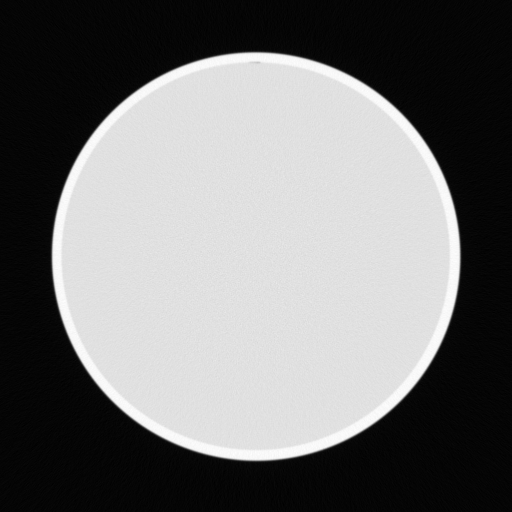
#> input picture medphunc/image_analysis/images/nps/nps3.dcm, 512 x 512 px, given as the content of the folder images/nps/ctp, which was not available
$ python nnps.py
#> lines starting #> are read from the running program, lines starting #| are printed output that depends on the picture; pictures that were not available may be replaced by others from this repository, and a replacement may not be noted
### medphunc/image_io/ct.py
# -*- coding: utf-8 -*-
"""
Created on Tue Jan  7 14:21:41 2020

@author: WILLCX
"""


import pydicom
import numpy as np
import sys
import glob
from collections import Counter
import pathlib
import os

from typing import List

import logging
logger = logging.getLogger(__name__)


def rescale_ct_image(im, rescale_slope, rescale_intercept):
    "Rescale a ct image by applying the rescale intecept and slope"

    #if type(im) != np.array:
    #    raise ValueError('Must supply an image in the form of a numpy array')
    output = im.astype(float)*float(rescale_slope) + float(rescale_intercept)
    return output


# [6 lines left out: function rescale_ct_dicom, not called in this run]


def load_ct_folder(folder, return_tags='middle'):
    """


    Parameters
    ----------
    folder : string
        string describing the location of a folder.
    return_tags : string, optional, ['first', 'last', 'middle']
        which dicom file to return with the image structure. Default is the central

    Returns
    -------
    img3d : np.array
        3d array containing CT data.
    d : pydicom.Dataset
        details of one file, for metadata

    """
#> called with folder = 'images/nps/ctp', return_tags = 'middle'
    folder = pathlib.Path(folder)
    # load the DICOM files
    files = []
    logger.info('glob: {}'.format(folder))
    for fpath in folder.glob('**/*'):
        logger.debug("loading: %s", fpath)
        files.append(pydicom.dcmread(fpath))

    logger.info("file count: {}".format(len(files)))
    return load_ct_dicoms(files, return_tags)
#> the loop in load_ct_dicoms, `for f in dicoms:` made 1 pass
#> after the loop in load_ct_dicoms, `for f in dicoms:`: skipcount = 0; slices = 1 item
#> in load_ct_dicoms, `img_shapes = [s.pixel_array.shape for s in slices]`: img_shapes = [(512, 512)]
#> in load_ct_dicoms, `c = Counter(img_shapes)`: c = {(512, 512): 1}
#> in load_ct_dicoms, `img_2d_shape = c.most_common()[0][0]`: img_2d_shape = (512, 512)
#> in load_ct_dicoms, `ss = slices[0].SliceThickness`: ss = 4.8
#> in load_ct_dicoms, `ax_aspect = ps[1]/ps[0]`: ax_aspect = 1
#> in load_ct_dicoms, `sag_aspect = ps[1]/ss`: sag_aspect = 0.102
#> in load_ct_dicoms, `cor_aspect = ss/ps[0]`: cor_aspect = 9.83
#> in load_ct_dicoms, `img_shape = (len(slices), *img_2d_shape)`: img_shape = (1, 512, 512)
#> the loop in load_ct_dicoms, `for i, s in enumerate(slices):` made 1 pass


def load_ct_dicoms(dicoms: List[pydicom.Dataset], return_tags='middle'):
    # skip files with no SliceLocation (eg scout views)
    slices = []
    skipcount = 0
    for f in dicoms:
        if hasattr(f, 'InstanceNumber') and hasattr(f, 'PixelData'):
            slices.append(f)
        else:
            skipcount = skipcount + 1

    if len(slices) == 0:
        raise(FileNotFoundError('No dicom image files found in supplied dicom files'))

    logger.info("skipped, no SliceLocation: {}".format(skipcount))


    #get most frequent pixel array shape for all slices
    img_shapes = [s.pixel_array.shape for s in slices]
    c = Counter(img_shapes)
    img_2d_shape = c.most_common()[0][0]

    #Drop anything  with a different array size to most common
    slices = [s for s in slices if s.pixel_array.shape==img_2d_shape]

    # ensure they are in the correct order
    slices = sorted(slices, key=lambda s: (s.SeriesInstanceUID, s.SliceThickness, int(s.InstanceNumber)))


    # pixel aspects, assuming all slices are the same
    ps = slices[0].PixelSpacing
    ss = slices[0].SliceThickness
    ax_aspect = ps[1]/ps[0]
    sag_aspect = ps[1]/ss
    cor_aspect = ss/ps[0]


    # create 3D array
    img_shape = (len(slices), *img_2d_shape)
    img3d = np.zeros(img_shape)

    # fill 3D array with the images from the files
    for i, s in enumerate(slices):
        img2d = s.pixel_array
        if img2d.shape == img_2d_shape:
            img3d[i, :, :] = img2d
        else:
            logger.debug('found file with wrong pixel array size, skipping')

    #Rescale the metadata according to the intercept
    img3d = rescale_ct_image(img3d, dicoms[0].RescaleSlope, dicoms[0].RescaleIntercept)

    if return_tags == 'middle':
        return_d = slices[len(slices)//2]
    elif return_tags == 'first':
        return_d = slices[0]
    elif return_tags == 'last':
        return_d = slices[-1]
    else:
        raise(ValueError("return_tag not in ['middle', 'first','last']"))

    #Get the end points
    start_point = np.array(slices[0].ImagePositionPatient)[::-1]
    end_point = np.array(slices[-1].ImagePositionPatient)[::-1]


    # Return the 3d array, and a dicom file for extracting metadata
    return img3d, return_d, (start_point, end_point)
#%% in progress

# [27 lines left out: functions save_ct_folder, get_slice_position_offset, not called in this run]

#%%
# [3 lines that do not run on import are left out]


### medphunc/image_analysis/image_utility.py
# -*- coding: utf-8 -*-
"""
Created on Tue Jan  7 11:30:48 2020

Selection of general functions for interacting with diagnostic images, including
segmentation, filtration, roi, statistics and others.
Might need to be refactored into multiple modules in the future

@author: Chris Williams
"""
import numpy as np

from scipy.ndimage import binary_fill_holes, morphology, binary_opening, binary_closing, binary_erosion, binary_dilation
from scipy.signal import wiener
from scipy import ndimage
from scipy import spatial
from matplotlib import pyplot as plt
import scipy
from skimage import measure
from medphunc.image_io import ct
import pydicom

import cv2

from medphunc.image_analysis import radial_data

import logging

#%% logging
log_verbosity = 1
# [23 lines left out: functions log_plot, get_contours, find_largest_segmented_object_contour, not called in this run]

def find_largest_segmented_object(m):
    """ Find the largest segmented object from a mask. Works in 3d."""
    t, n = measure.label(m, return_num=True)
    if m.sum() == 0:
        raise(ValueError('Cannot segment empty mask'))
    if n > 1:
        vals, counts = np.unique(t.flatten(), return_counts=True)
        i = counts[1:].argsort()[-1] # Get index for the most common object, excluding background
        t = t==vals[i+1] # Make a mask where the measured label is equal to the most common object
    return t


# [70 lines left out: functions draw_object_contours, draw_object_contours_3d, not called in this run]

def localise_segmented_object(seg):
    """
    Describe the location of the segmented object provided.

    Parameters
    ----------
    seg : np.array
        2d or 3d segmented object.

    Returns
    -------
    output : dict
        dictionary containing positional information about the segmented object
        keys: center, anterior_pint, y_range, x_range

    """
    Z = np.array(np.where(seg))

    mins = Z.min(axis=1)
    maxs = Z.max(axis=1)
    center = (maxs + mins) // 2

    #Silly Sorcery to get the most anterior point
    ZZ = Z[:,Z[0,:]==Z[0,0]]
    anterior_point = ZZ.min(1)

    output = {'center':center,
              'anterior_point':anterior_point
            }

    dims = ['z','y','x']
    if mins.shape[0] == 2:
        dims.pop(0)

    for i, dim in enumerate(dims):
        output[dim+'_range'] = np.array([mins[i],maxs[i]])
    return output


# [29 lines left out: function weighted_mean_position, not called in this run]


def cv_roi_to_index(r):
    return [int(r[1]), int(r[1]+r[3]), int(r[0]), int(r[0]+r[2])]

def apply_cv_roi(im, r,color_index='first'):
    i = cv_roi_to_index(r)
    if len(im.shape) == 3:
        if color_index == 'first':
            return im[:, i[0]:i[1], i[2]:i[3]].copy()
        elif color_index == 'last':
            return im[i[0]:i[1], i[2]:i[3],:].copy()

    return im[i[0]:i[1], i[2]:i[3]].copy()


# [32 lines left out: function segment_to_rectangle, not called in this run]


#%% CT functions


def localise_phantom(im, threshold = None):
    """
    Show the position of a phantom in an image. Originally written for
    circular phantoms. Works in 3d, expects dim order z, y, x
    """
    if not threshold:
        threshold = im.mean()
    seg = im > threshold
    seg = binary_fill_holes(seg)

    seg = find_largest_segmented_object(seg)

    output = localise_segmented_object(seg)
    center = output['center']

    #Create a debug image
    logging=False
    if logging:
        for x in output['x_range']:
            seg[:,x-2:x+2] = 1
        for y in output['y_range']:
            seg[y-2:y+2,:] = 1
        seg[center[0]-20:center[0]+20,center[1]-5:center[1]+5] = 0
        seg[center[0]-5:center[0]+5,center[1]-20:center[1]+20] = 0

        #log.image(log.Level.INFO, seg*.99)

    return output

# [131 lines left out: functions ctshow, dcmshow, select_roi_dcm, plot_cv_roi, localise_homogenous_region, not called in this run]


#%% Radial functions

#Calculate the radial average for a 2d image
def calculate_radial_average(im, pixel_size):
    """
    Calculates the radial average for a 2d image.
    x and y pixel spacing must be equal.

    Parameters
    ----------
    im : np.array
        2d image. x and y pixel spacing should be equal.
    pixel_size : float
        x / y pixel spacing.

    Returns
    -------
    frequency : np.array
        1d array with frequency values.
    rad_nps : np.array
        1d array with nps values.

    """
    #compute the radial average for the data
    aggregated_radial_data = radial_data.radial_data(im,rmax=64)
    frequency = aggregated_radial_data.r * pixel_size / 10
    radial_mean = aggregated_radial_data.mean
    frequency = frequency[radial_mean==radial_mean]
    radial_mean = radial_mean[radial_mean==radial_mean]

    return frequency, radial_mean


#%% Window functions

# [67 lines left out: function apply_window, not called in this run]


def detrend_region(region): #TODO
    "Function for removing an overarching trend in a region. Not properly implemented."
    #flat_region = scipy.ndimage.median_filter(region, footprint=2)
    #region = region-flat_region
    region = region - region.mean()
    return region

#%% ROI functions


# [6 lines left out: function mask_point, not called in this run]


# Return all integers within val_range of i
def get_nearby_integers(i, val_range = 1.5):
    vals = np.arange(np.floor(i - val_range), np.ceil(i + val_range + 1)).astype(int)
    return vals


# [252 lines left out: functions extract_patch_around_point, Rslice, shift_columns_by_subpixel, interp_first_index, align_line_profiles, interactive_select_roi and 9 more, not called in this run]

def window_std(img, window_length):
    return np.sqrt(window_variance(img, window_length))

### medphunc/image_analysis/nnps.py
# -*- coding: utf-8 -*-
"""
Created on Thu May 31 11:52:50 2018

Script for calculating NNPS. Not finished!

@author: WilliamCh
"""
#%%

#External imports

import numpy as np
from matplotlib import pyplot as plt
import pydicom
import typing
# [5 lines of commented-out code are left out]

from scipy.ndimage import binary_fill_holes, binary_erosion

# Internal imports

#from medphunc.image_analysis.radial_data import radial_data
from medphunc.image_io.ct import load_ct_folder
from medphunc.image_analysis.image_utility import localise_phantom, detrend_region, calculate_radial_average
from medphunc.image_analysis import image_utility as iu


import logging
logger = logging.getLogger(__name__)


#%% General functions

# [11 lines left out: function show_region_coords, not called in this run]


def get_regions(im, region_coords, region_size=70,):
    """Extract patches from the image corresponding to squares having the coordinates and size shown"""
    regions = []
    for yx in region_coords:
        cvroi = [int((yx[1]-region_size/2)), int((yx[0]-region_size/2)), region_size, region_size]
        if len(im.shape)==3:
            for i in range(im.shape[0]):
                regions.append(iu.apply_cv_roi(im[i,], cvroi))
        else:
            regions.append(iu.apply_cv_roi(im, cvroi))
    #regions = [iu.apply_cv_roi(im, [(yx[1]-region_size/2)//1, (yx[0]-region_size/2)//1, region_size, region_size]) for yx in region_coords]
    #regions = [im[int(xy[0]-region_size/2) : int(xy[0]+region_size/2),
    #                 int(xy[1]-region_size/2) : int(xy[1]+region_size/2),] for xy in region_coords]
    return regions


def detrend_regions(regions):
    flat_regions = [detrend_region(r) for r in regions]
    return flat_regions


def aggregate_nps(regions):
    ffts = []
    for region in regions:
        fft = np.abs(np.fft.fftn(region))**2
        ffts.append(fft)
    aggregated_nps = np.sum(ffts,axis=0)
    aggregated_nps = np.fft.fftshift(aggregated_nps)
    return aggregated_nps


#todo should I divide or multiply by pixel dimensions?!
def calculate_normalisation(pixel_dims, region_size, n_regions):
    return np.prod(pixel_dims) / np.prod(region_size) / n_regions


def extract_profiles(fft):
    dim = np.array(fft.shape)
    center = dim//2
    fft = (fft[::-1,::-1]+fft)/2
    x_profile = fft[center[0]-5:center[0]+5,center[1]:]
    x_profile = x_profile.mean(axis=0)
    y_profile = fft[center[0]:,center[1]-5:center[1]+5]
    y_profile = y_profile.mean(axis=1)
    return x_profile, y_profile


def analyse_nnps(nnps, pixel_size, plot=False):

    x, y = extract_profiles(nnps[:,:])

    if nnps.ndim == 3:
        nnps = nnps[:,:,nnps.shape[2]//2]

    f,r = calculate_radial_average(nnps[:,:], pixel_size)
    if plot:
        plt.imshow(nnps[:,:])
        plt.show()
        plt.plot(f,r)
        plt.show()

    output = {'x':x,
             'y':y,
             'frequency':f,
             'radial':r}
    return output

#%% Coordinate functions

# [21 lines left out: functions calculate_planar_region_coords, get_planar_region_coords, not called in this run]


def calculate_circular_coords(center: list, radius: float, n: int) -> list:
    """
    Create a set of coordinates, typically for use in gathering ROIs in a phantom.

    In the normal image orientation, starts at the 6-o'clock position and goes counter-clockwise.

    Parameters
    ----------
    center : tuple
        Center y,x values.
    radius : float
        Radius of the circle.
    n : TYPE
        How many coordinates to create.

    Returns
    -------
    list
        List of tuple coordinates [(y,x)].

    """
    k = np.arange(n)/n*np.pi*2
    y = np.int32(radius*np.cos(k)) + center[0]
    x = np.int32(radius*np.sin(k)) + center[1]
    return list(zip(y,x))

def get_ct_region_coords(im, radius = 120, n=16):
    "Localise a CT phantom and find the circular coordinates for ROI extractions"
    center = localise_phantom(im)['center'][-2:]
    return calculate_circular_coords(center, radius, n)

#%%

def analyse_phantom_find_homogeneity(im: np.array) -> typing.List[int]:
    """
    Assuming a cylindrical phantom, defined with HU within -300 < I < 300,
    find the most homogeneous slices, returning all slices indexes
    with std within 20% of the minimum.
    Ignore the outermost 10 pixels of the phantom.
    Doesn't require contiguous indices at this time

    Parameters
    ----------
    im : np.array
        3d image of a phantom, indices as z,y,x.

    Returns
    -------
    np.array(z_indices)
        array containing all z_indices which have std within 20% of the minimum.

    """
    # Create a mask of where the phantom is within -300,300
    m = (im>-300) & (im<300)
    #binary operations to reduce some possible incosistencies
    m = binary_fill_holes(m)
    m = binary_erosion(m, np.ones([1,3,3]),iterations=10)
    #create a masked array
    mim = np.ma.masked_array(im,~m)
    z_counts = (~mim.mask).sum(axis=(1,2))
    mm = z_counts<(z_counts.max()/2)
    z_std = mim.std(axis=(1,2))
    z_std.mask = mm
    return np.ma.where(z_std < z_std.min()*1.2)[0]

#%% Amalgamation functions

def calculate_nnps_from_region_coords(im, region_coords, region_size, pixel_size):
    """
    Flexible function for accumulating a set of regions in a uniform phantom
    into an NNPS.

    Parameters
    ----------
    im : np.array
        2d or 3d array, showing a uniform circular object.
    region_size : int, optional
        Width/height of the regions, in pixels. The default is 70.

    Returns
    -------
    nnps : TYPE
        DESCRIPTION.

    """
    regions = get_regions(im, region_coords, region_size)
    regions = detrend_regions(regions)
    nps = aggregate_nps(regions)
    nnps = nps * calculate_normalisation(pixel_size, regions[0].shape, len(regions))

    return nnps


#%% CT amalgamation function

def calculate_ct_nnps(im: np.array,
                      pixel_size:typing.Iterable[float],
                      n_regions: int=16,
                      radius: int=120,
                      region_size: int=64):
    """
    Calculate the NNPS for a 2d or 3d CT noise image, sampling
    regions in a circular pattern. Normalisation not properly validated.

    Parameters
    ----------
    im : np.array
        2d or 3d array, showing a uniform circular object.
    pixel_size : tuple
        [y,x] pixel dimensions.
    n_regions : int, optional
        number of regions to sample. The default is 16.
    radius : float, optional
        radius of the circlular pattern of regions, in pixels. The default is 120.
    region_size : int, optional
        Width/height of the regions, in pixels. The default is 70.

    Returns
    -------
    nnps : np.array
        normalised noise power spectrum.

    """
    #find_phantom_center(im)
    region_coords=get_ct_region_coords(im, radius, n_regions)
    #show_region_coords(im, region_coords, region_size*2//3)

    return calculate_nnps_from_region_coords(im, region_coords, region_size, pixel_size)

# [30 lines left out: function calculate_planar_nnps, not called in this run]


def automate_ct_phantom_nnps(im,d, **kwargs):
    phantom_location = iu.localise_phantom(im)
    xr = phantom_location['x_range']
    nps_radius = int((xr[1]-xr[0])/2*.5)
    z = analyse_phantom_find_homogeneity(im)
    nps = calculate_ct_nnps(im=im[z,], pixel_size=d.PixelSpacing, radius=nps_radius, **kwargs)
    nps_output = analyse_nnps(nps, d.PixelSpacing[0])
    return nps_output

#%%

if __name__ == '__main__':

    # Example for getting the nnps analysis results using the automatic functionality
    phantom_directory = 'images/nps/ctp'
    im, d, end_points = load_ct_folder(phantom_directory)
#> in load_ct_dicoms, `start_point = np.array(slices[0].ImagePositionPatient)[::-1]`: start_point = [-41.8, -286.8, -124.8]
#> end_points = ([-41.8, -286.8, -124.8], [-41.8, -286.8, -124.8])
    nnps_results = automate_ct_phantom_nnps(im,d)
#> in localise_phantom, `threshold = im.mean()`: threshold = -494.7
#> in find_largest_segmented_object, `t, n = measure.label(m, return_num=True)`: n = 1
#> in localise_segmented_object, `mins = Z.min(axis=1)`: mins = [0, 52, 52]
#> in localise_segmented_object, `maxs = Z.max(axis=1)`: maxs = [0, 460, 459]
#> in localise_segmented_object, `center = (maxs + mins) // 2`: center = [0, 256, 255]
#> in localise_segmented_object, `anterior_point = ZZ.min(1)`: anterior_point = [0, 52, 52]
#> in localise_segmented_object, `output = {'center':center, 'anterior_point':anterior_point }`: output = {'center': [0, 256, 255], 'anterior_point': [0, 52, 52]}
#> after the loop in localise_segmented_object, `for i, dim in enumerate(dims):`: output = {'center': [0, 256, 255], 'anterior_point': [0, 52, 52], 'z_range': [0, 0], 'y_range': [52, 460], 'x_range': [52, 459]}
#> in localise_phantom, `center = output['center']`: center = [0, 256, 255]
#> in automate_ct_phantom_nnps, `phantom_location = iu.localise_phantom(im)`: phantom_location has the same summary as output in localise_segmented_object
#> in automate_ct_phantom_nnps, `xr = phantom_location['x_range']`: xr = [52, 459]
#> in automate_ct_phantom_nnps, `nps_radius = int((xr[1]-xr[0])/2*.5)`: nps_radius = 101
#> in analyse_phantom_find_homogeneity, `z_counts = (~mim.mask).sum(axis=(1,2))`: z_counts = [114698]
#> in analyse_phantom_find_homogeneity, `mm = z_counts<(z_counts.max()/2)`: mm = [False]
#> in automate_ct_phantom_nnps, `z = analyse_phantom_find_homogeneity(im)`: z = [0]
#> in get_ct_region_coords, `center = localise_phantom(im)['center'][-2:]`: center = [256, 255]
#> in calculate_circular_coords, `y = np.int32(radius*np.cos(k)) + center[0]`: y = [357, 349, 327, 294, 256, 218, 185, 163, 155, 163, 185, 218, 256, 294, 327, 349]
#> in calculate_circular_coords, `x = np.int32(radius*np.sin(k)) + center[1]`: x = [255, 293, 326, 348, 356, 348, 326, 293, 255, 217, 184, 162, 154, 162, 184, 217]
#> in calculate_ct_nnps, `region_coords=get_ct_region_coords(im, radius, n_regions)`: region_coords = [(357, 255), (349, 293), (327, 326), (294, 348), (256, 356), (218, 348), (185, 326), (163, 293), (155, 255), (163, 217), (185, 184), (218, 162), (256, 154), (294, 162), (327, 184), (349, 217)]
#> the loop in get_regions, `for yx in region_coords:` made 16 passes
#> (yx, cvroi) on passes 1 to 12: ((357, 255), [223, 325, 64, 64]), ((349, 293), [261, 317, 64, 64]), ((327, 326), [294, 295, 64, 64]), ((294, 348), [316, 262, 64, 64]), ((256, 356), [324, 224, 64, 64]), ((218, 348), [316, 186, 64, 64]), ((185, 326), [294, 153, 64, 64]), ((163, 293), [261, 131, 64, 64]), ((155, 255), [223, 123, 64, 64]), ((163, 217), [185, 131, 64, 64]), ((185, 184), [152, 153, 64, 64]), ((218, 162), [130, 186, 64, 64])
#> after the loop in get_regions, `for yx in region_coords:`: regions = 16 items
#> the loop in aggregate_nps, `for region in regions:` made 16 passes
#> pass 1, in aggregate_nps, `fft = np.abs(np.fft.fftn(region))**2`:
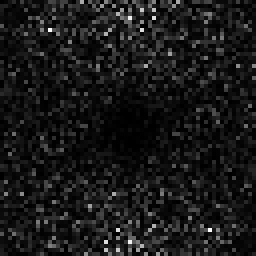
#> fft: shape (64, 64) float64 (shown 4 times larger); min 0, max 4081117.3, mean 392761.9; drawn with min black and max white
#> pass 2, in aggregate_nps, `fft = np.abs(np.fft.fftn(region))**2`:
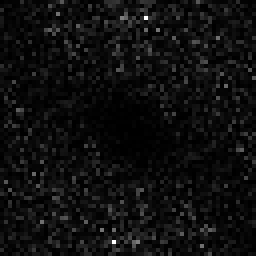
#> fft: shape (64, 64) float64 (shown 4 times larger); min 0, max 6717695.6, mean 396428.9; drawn with min black and max white
#> pass 3, in aggregate_nps, `fft = np.abs(np.fft.fftn(region))**2`:
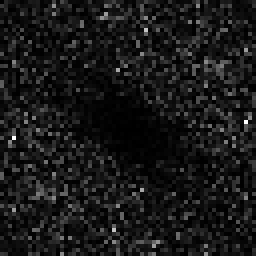
#> fft: shape (64, 64) float64 (shown 4 times larger); min 0, max 4090217.2, mean 392184.4; drawn with min black and max white
#> in aggregate_nps, `aggregated_nps = np.sum(ffts,axis=0)`:
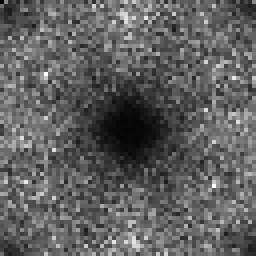
#> aggregated_nps: shape (64, 64) float64 (shown 4 times larger); min 0, max 16651396.6, mean 6255383; drawn with min black and max white
#> in aggregate_nps, `aggregated_nps = np.fft.fftshift(aggregated_nps)`:
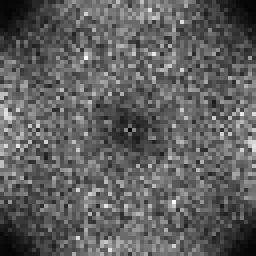
#> aggregated_nps: shape (64, 64) float64 (shown 4 times larger); min 0, max 16651396.6, mean 6255383; drawn with min black and max white
#> in extract_profiles, `fft = (fft[::-1,::-1]+fft)/2`:
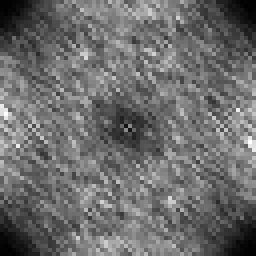
#> fft: shape (64, 64) float64 (shown 4 times larger); min 1.17, max 51.96, mean 22.8; drawn with min black and max white
#> in extract_profiles, `x_profile = x_profile.mean(axis=0)`: x_profile = 32 values, max 36.45 at index 30, min 12.64 at index 1, mean 24.57
#> in extract_profiles, `y_profile = y_profile.mean(axis=1)`: y_profile = 32 values, max 32.28 at index 28, min 12.7 at index 2, mean 24.32
#> in analyse_nnps, `x, y = extract_profiles(nnps[:,:])`: x has the same summary as x_profile in extract_profiles; y has the same summary as y_profile in extract_profiles
#> (the run stopped early here; a loop or call above may not have finished)
